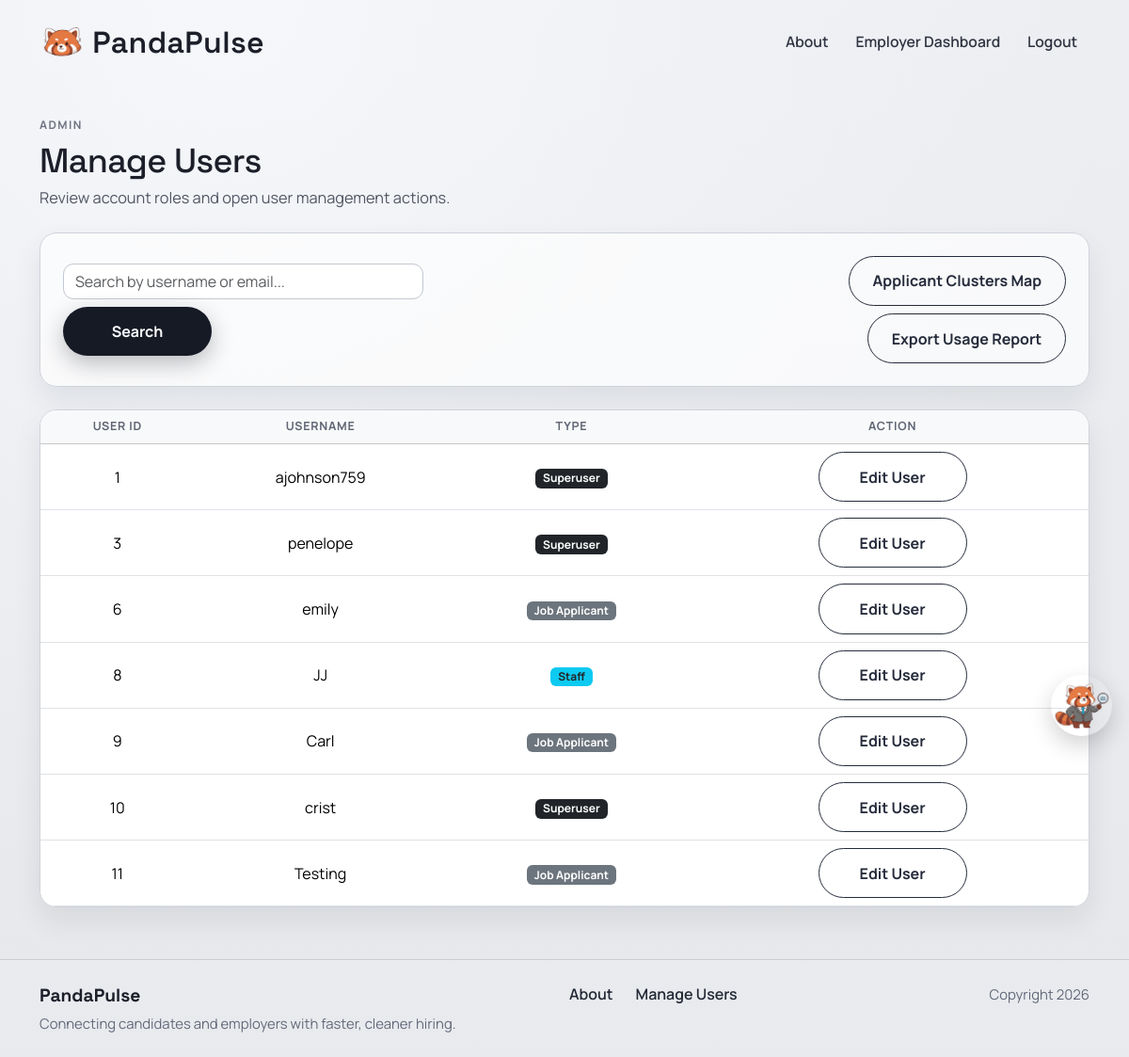
Page /accounts/manage_users/ (signed in) on the earlier database version.
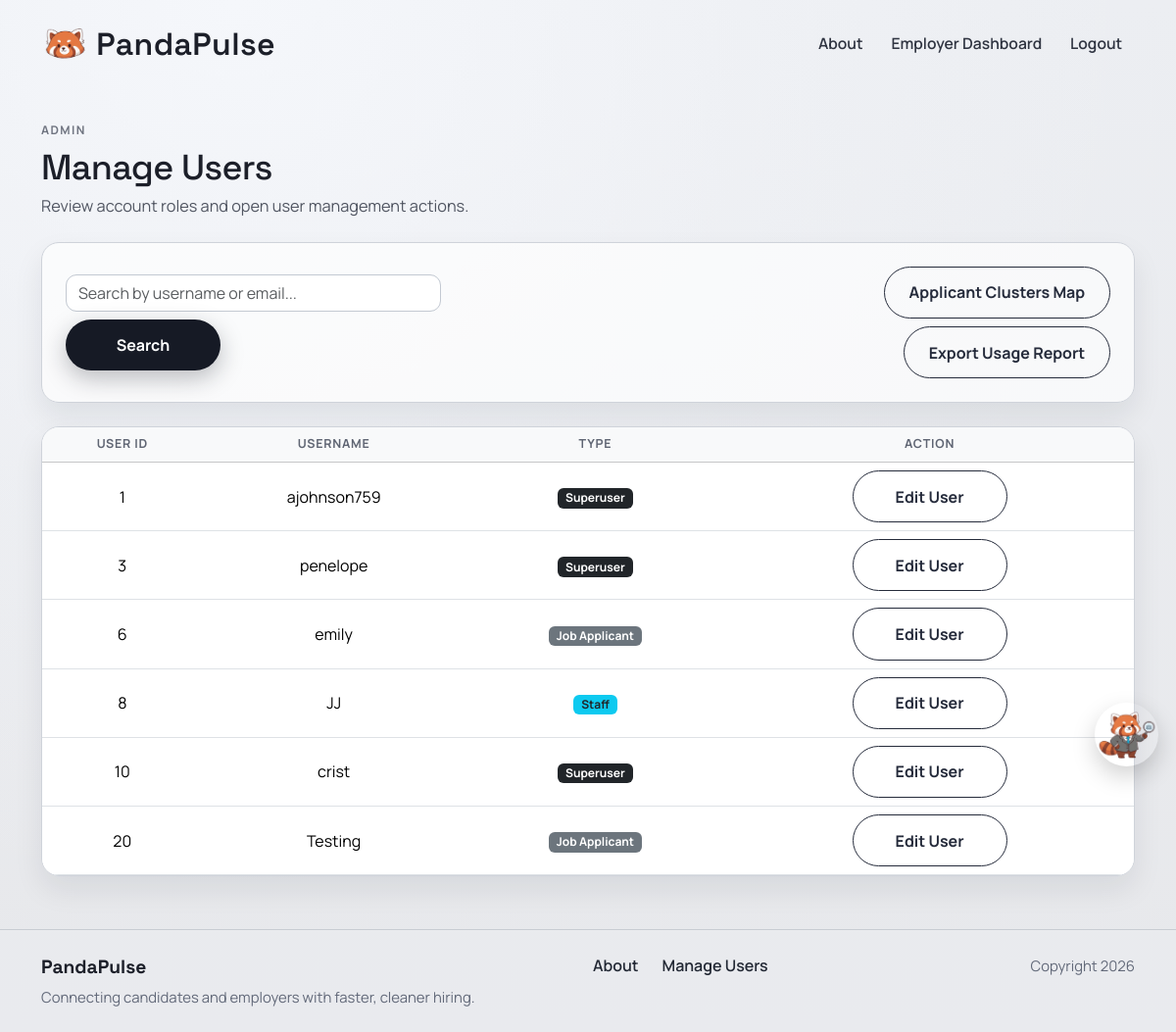
Same page on the later database version.
### accounts/models.py (models this page shows, shortened)
class Profile(models.Model):
    class AccountType(models.TextChoices):
        APPLICANT = "APPLICANT", "Job Applicant"
        EMPLOYER = "EMPLOYER", "Employer"
    user = models.OneToOneField(settings.AUTH_USER_MODEL, on_delete=models.CASCADE, related_name="profile")
    account_type = models.CharField(
        max_length=20,
        choices=AccountType.choices,
        default=AccountType.APPLICANT
    )
    profile_picture = models.ImageField(
        upload_to="profile_pics/",
        blank=True,
        null=True
    )
    headline = models.CharField(max_length=120, blank=True)
    skills = models.CharField(max_length=300, blank=True)
    education = models.TextField(blank=True)
    work_experience = models.TextField(blank=True)
    location = models.CharField(max_length=120, blank=True)
    projects = models.TextField(blank=True)
    company_name = models.CharField(max_length=120, blank=True)
    company_website = models.URLField(blank=True)
    company_description = models.TextField(blank=True)
    visible_to_recruiters = models.BooleanField(
        default=True,
        help_text="Allow recruiters to view your profile."
    )
    show_headline = models.BooleanField(default=True)
    show_skills = models.BooleanField(default=True)
    show_education = models.BooleanField(default=True)
    show_work_experience = models.BooleanField(default=True)
    show_links = models.BooleanField(default=True)
    hide_email_from_employers = models.BooleanField(default=False)
    created_at = models.DateTimeField(auto_now_add=True)

### accounts/views.py (the view)
# urls.py: path("manage_users/", views.manage_users, name="accounts.manage_users"),
@superuser_required
def manage_users(request):
    query = request.GET.get("search", "").strip()
    profiles = Profile.objects.select_related("user").all()
    if query:
        profiles = profiles.filter(Q(user__username__icontains=query) | Q(user__email__icontains=query))
    return render(
        request,
        "accounts/manage_users.html",
        {"template_data": {"title": "Manage Users", "users": profiles, "search_query": query}},
    )

### accounts/context_processors.py (called while the page is built)
def can_post_job(request):
    if not request.user.is_authenticated:
        return {"can_post_job": False}
    is_employer = Profile.objects.filter(
        user=request.user,
        account_type=Profile.AccountType.EMPLOYER,
    ).exists()
    return {"can_post_job": is_employer}

### accounts/templates/accounts/manage_users.html (shortened to what this page needs)
{% extends 'base.html' %}
{% block content %}
<section class="page-shell">
  <div class="container">
    <div class="mb-4">
        <p class="page-kicker mb-2">Admin</p>
        <h1 class="page-title page-title-sm mb-1">Manage Users</h1>
        <p class="page-copy mb-0">Review account roles and open user management actions.</p>
    </div>
    <div class="surface-card mb-4">
      <div class="d-flex justify-content-between align-items-center flex-wrap gap-2">
        <form method="GET" action="{% url 'accounts.manage_users' %}" class="d-flex gap-2 flex-wrap">
          <input type="text" name="search" class="form-control" placeholder="Search by username or email..." value="{{ template_data.search_query }}">
          <button type="submit" class="primary-btn border-0">Search</button>
        </form>
        {% if user.is_staff %}
          <div class="d-flex flex-column align-items-end gap-2 ms-auto">
            <a href="{% url 'accounts.applicant_clusters_map' %}" class="secondary-btn">Applicant Clusters Map</a>
            <a href="{% url 'accounts.export_usage_report' %}" class="secondary-btn">Export Usage Report</a>
          </div>
        {% endif %}
      </div>
    </div>
    <div class="surface-card p-0 overflow-hidden">
      <div class="table-responsive">
        <table class="table align-middle text-center job-table mb-0">
          <thead class="table-light">
            <tr>
              <th>User ID</th>
              <th>Username</th>
              <th>Type</th>
              <th>Action</th>
            </tr>
          </thead>
          <tbody>
            {% for u in template_data.users %}
            <tr>
              <td>{{ u.id }}</td>
              <td>{{ u.user.username }}</td>
              <td>
                {% if u.user.is_superuser %}
                  <span class="badge bg-dark">Superuser</span>
                {% elif u.user.is_staff %}
                  <span class="badge bg-info text-dark">Staff</span>
                {% else %}
                  <span class="badge bg-secondary">{{ u.get_account_type_display }}</span>
                {% endif %}
              </td>
              <td>
                {% if user.is_superuser or not u.user.is_staff %}
                  <a href="{% url 'accounts.edit_user' u.id %}" class="secondary-btn">Edit User</a>
                {% else %}
                  <button class="secondary-btn" disabled>Cannot Edit Staff</button>
                {% endif %}
              </td>
            </tr>
            {% empty %}
            <tr>
              <td colspan="4" class="py-4 text-muted">No users found.</td>
            </tr>
            {% endfor %}
          </tbody>
        </table>
      </div>
    </div>
  </div>
</section>
{% endblock content %}

Differences in the rows shown:
removed Profile: id "9", user.username "Carl", account_type "Job Applicant"
removed Profile: id "11", user.username "Testing", account_type "Job Applicant"
added Profile: id "20", user.username "Testing", account_type "Job Applicant"
